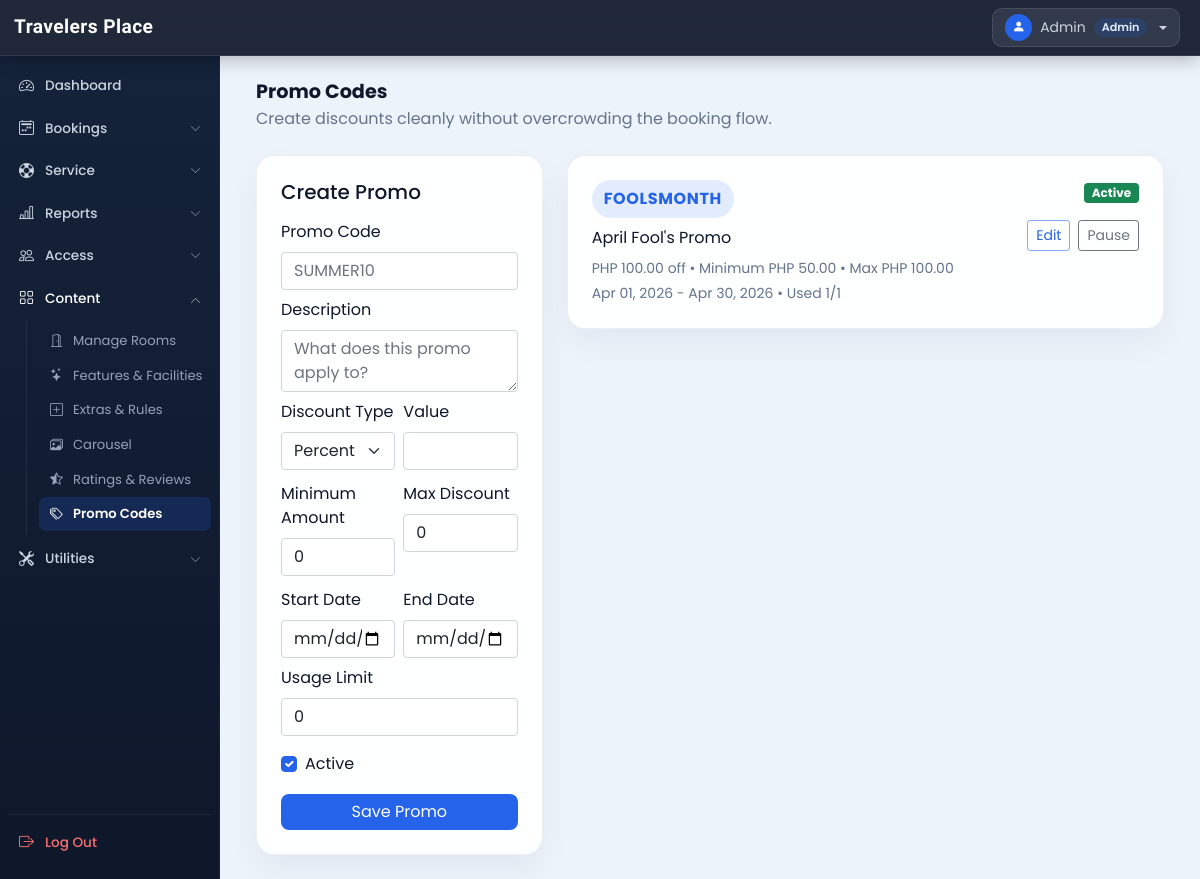
Before: /admin/promo_codes.php (signed in) with the older database file.
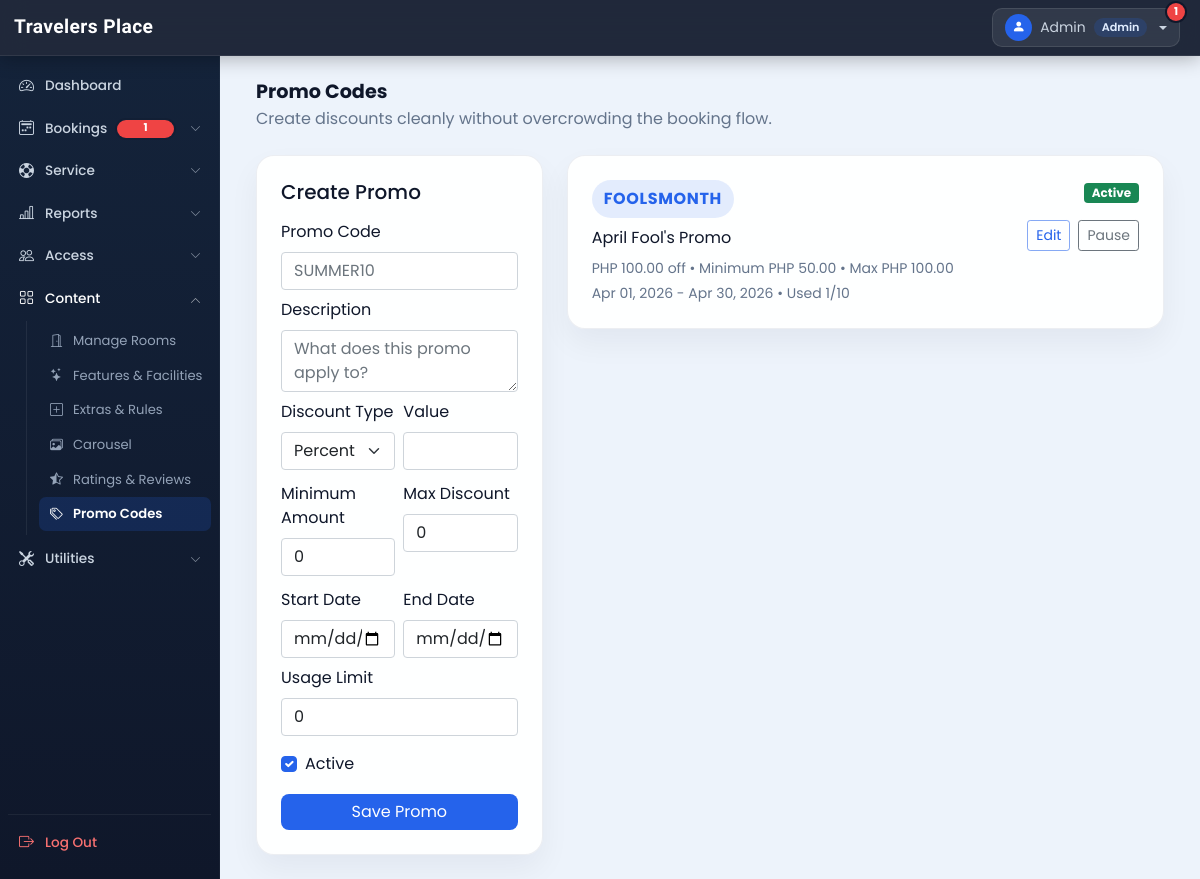
After: the same page with the newer database file.
### tables this page shows
CREATE TABLE `promo_codes` (
  `id` int(11) NOT NULL AUTO_INCREMENT,
  `code` varchar(50) NOT NULL,
  `description` varchar(255) DEFAULT NULL,
  `discount_type` varchar(20) NOT NULL DEFAULT 'percent',
  `discount_value` decimal(10,2) NOT NULL DEFAULT 0.00,
  `min_amount` decimal(10,2) NOT NULL DEFAULT 0.00,
  `max_discount` decimal(10,2) NOT NULL DEFAULT 0.00,
  `start_date` date DEFAULT NULL,
  `end_date` date DEFAULT NULL,
  `usage_limit` int(11) NOT NULL DEFAULT 0,
  `used_count` int(11) NOT NULL DEFAULT 0,
  `is_active` tinyint(1) NOT NULL DEFAULT 1,
  `created_by` int(11) DEFAULT NULL,
  `created_at` timestamp NOT NULL DEFAULT current_timestamp(),
  PRIMARY KEY (`id`),
  UNIQUE KEY `code` (`code`)
);

### admin/inc/system_features.php (called while the page is built, shortened)
<?php
function currentAdminCan(string $permissionCode): bool
{
  $role = $_SESSION['adminRole'] ?? 'admin';
  if ($role !== 'staff') {
    return true;
  }
  return in_array($permissionCode, currentAdminPermissions(), true);
}
function currentAdminCanAny(array $permissionCodes): bool
{
  foreach ($permissionCodes as $permissionCode) {
    if (currentAdminCan((string)$permissionCode)) {
      return true;
    }
  }
  return false;
}
function getSupportTicketUnreadCountForAdmin(): int
{
  $con = $GLOBALS['con'] ?? null;
  $res = mysqli_query($con, "
    SELECT COUNT(DISTINCT stm.ticket_id) AS unread_count
    FROM support_ticket_messages stm
    INNER JOIN support_tickets st ON st.id = stm.ticket_id
    WHERE stm.seen_by_staff = 0
      AND st.status IN ('open','pending','escalated')
  ");
  $row = $res ? mysqli_fetch_assoc($res) : null;
  return (int)($row['unread_count'] ?? 0);
}

### admin/promo_codes.php (the view, shortened to what the changed rows need)
<?php
  require('inc/db_config.php');
  $promo_rows = [];
  $promo_res = mysqli_query($con, "SELECT * FROM `promo_codes` ORDER BY `created_at` DESC, `id` DESC");
  while ($promo_res && $row = mysqli_fetch_assoc($promo_res)) {
    $promo_rows[] = $row;
  }
?>
<!DOCTYPE html>
<html lang="en">
<head>
  <?php require('inc/links.php'); ?>
</head>
<body class="bg-light">
  <?php require('inc/header.php'); ?>
  <div class="container-fluid" id="main-content">
    <div class="p-4">
      <div class="row g-4">
        <div class="col-lg-8">
          <div class="d-flex flex-column gap-3">
            <?php foreach ($promo_rows as $promo): ?>
              <div class="promo-card p-4">
                <div class="d-flex justify-content-between align-items-start flex-wrap gap-3">
                  <div>
                    <span class="promo-code-pill"><?php echo htmlspecialchars($promo['code']); ?></span>
                    <div class="mt-2 fw-semibold"><?php echo htmlspecialchars($promo['description'] ?: 'No description'); ?></div>
                    <div class="small text-muted mt-2">
                      <?php echo $promo['discount_type'] === 'percent' ? number_format((float)$promo['discount_value'], 2) . '% off' : 'PHP ' . number_format((float)$promo['discount_value'], 2) . ' off'; ?>
                      • Minimum PHP <?php echo number_format((float)$promo['min_amount'], 2); ?>
                      <?php if ((float)$promo['max_discount'] > 0): ?> • Max PHP <?php echo number_format((float)$promo['max_discount'], 2); ?><?php endif; ?>
                    </div>
                    <div class="small text-muted mt-1">
                      <?php echo $promo['start_date'] ? date('M d, Y', strtotime($promo['start_date'])) : 'Starts immediately'; ?>
                      -
                      <?php echo $promo['end_date'] ? date('M d, Y', strtotime($promo['end_date'])) : 'No expiry'; ?>
                      • Used <?php echo (int)$promo['used_count']; ?>/<?php echo (int)$promo['usage_limit']; ?>
                    </div>
                  </div>
                  <div class="text-end">
                    <span class="badge <?php echo !empty($promo['is_active']) ? 'bg-success' : 'bg-secondary'; ?>"><?php echo !empty($promo['is_active']) ? 'Active' : 'Inactive'; ?></span>
                    <div class="d-flex gap-2 mt-3">
                      <a class="btn btn-outline-primary shadow-none btn-sm" href="?edit=<?php echo (int)$promo['id']; ?>">Edit</a>
                      <form method="POST">
                        <button class="btn btn-outline-secondary shadow-none btn-sm" type="submit" name="toggle_promo"><?php echo !empty($promo['is_active']) ? 'Pause' : 'Activate'; ?></button>
                      </form>
                    </div>
                  </div>
                </div>
              </div>
            <?php endforeach; ?>
          </div>
        </div>
      </div>
    </div>
  </div>
</body>
</html>

### admin/inc/header.php (shortened to what the changed rows need)
<?php
  $admin_role = $_SESSION['adminRole'] ?? 'admin';
  $admin_name = $_SESSION['adminName'] ?? 'Admin';
  $admin_new_bookings_count = 0;
  $admin_refund_requests_count = 0;
  $admin_support_count = 0;
  $can_calendar = function_exists('currentAdminCan') ? currentAdminCan('bookings.calendar') : true;
  $can_bookings = function_exists('currentAdminCanAny') ? currentAdminCanAny(['bookings.new', 'bookings.walkin', 'bookings.refunds', 'bookings.records']) : true;
  $can_support = function_exists('currentAdminCanAny') ? currentAdminCanAny(['service.center', 'service.queries']) : true;
  if(isset($con) && $con instanceof mysqli){
    $useCachedCounts = false;
    if (!$useCachedCounts) {
      $adminCountsRes = mysqli_query($con, "
        SELECT
          COUNT(CASE WHEN booking_status='pending' AND COALESCE(booking_source, 'online')='online' THEN 1 END) AS pending_bookings,
          COUNT(CASE WHEN booking_status='cancelled' AND refund=0 THEN 1 END) AS pending_refunds
        FROM booking_order
      ");
      if($adminCountsRes){
        $adminCounts = mysqli_fetch_assoc($adminCountsRes);
        $admin_new_bookings_count = (int)($adminCounts['pending_bookings'] ?? 0);
        $admin_refund_requests_count = (int)($adminCounts['pending_refunds'] ?? 0);
      }
      if(function_exists('getSupportTicketUnreadCountForAdmin')){
        $admin_support_count = getSupportTicketUnreadCountForAdmin();
      }
    }
  }
  $admin_total_attention_count =
    (($can_bookings ? $admin_new_bookings_count + $admin_refund_requests_count : 0)) +
    ($can_support ? $admin_support_count : 0);
  $grp_bookings  = ['new_bookings.php','walkin_booking.php','refund_bookings.php','booking_records.php','booking_calendar.php'];
  function grp_open($pages){
    return in_array(basename($_SERVER['PHP_SELF']), $pages) ? 'show' : '';
  }
  function grp_btn_active($pages){
    return in_array(basename($_SERVER['PHP_SELF']), $pages) ? 'grp-active' : '';
  }
?>
<nav class="admin-top-navbar">
  <div class="top-navbar-right">
    <div class="dropdown" data-bs-auto-close="outside">
      <button class="profile-btn dropdown-toggle" data-bs-toggle="dropdown" aria-expanded="false">
        <div class="profile-avatar"><i class="bi bi-person-fill"></i></div>
        <span class="profile-name d-none d-md-inline"><?php echo htmlspecialchars($admin_name); ?></span>
        <span class="role-badge"><?php echo ucfirst($admin_role); ?></span>
        <?php if($admin_total_attention_count > 0): ?>
          <span class="admin-profile-count"><?php echo $admin_total_attention_count; ?></span>
        <?php endif; ?>
      </button>
    </div>
  </div>
</nav>
<div id="dashboard-menu" class="admin-sidebar">
  <div class="sidebar-inner">
    <nav class="sidebar-nav">
      <?php if($can_bookings || $can_calendar): ?>
        <button class="sidebar-grp-btn <?php echo grp_btn_active($grp_bookings); ?>"
                type="button" data-bs-toggle="collapse" data-bs-target="#grp-bookings"
                aria-expanded="<?php echo grp_open($grp_bookings) ? 'true' : 'false'; ?>">
          <i class="bi bi-calendar2-week"></i>
          <span>Bookings</span>
          <?php if($admin_total_attention_count > 0): ?>
            <span class="admin-count-badge"><?php echo $admin_total_attention_count; ?></span>
          <?php endif; ?>
          <i class="bi bi-chevron-down chevron"></i>
        </button>
      <?php endif; ?>
    </nav>
  </div>
</div>

Changed rows visible on the page:
changed promo_codes "FOOLSMONTH": usage_limit "1" → "10"
Other visible differences:
$admin_total_attention_count: (not shown) → "1"
